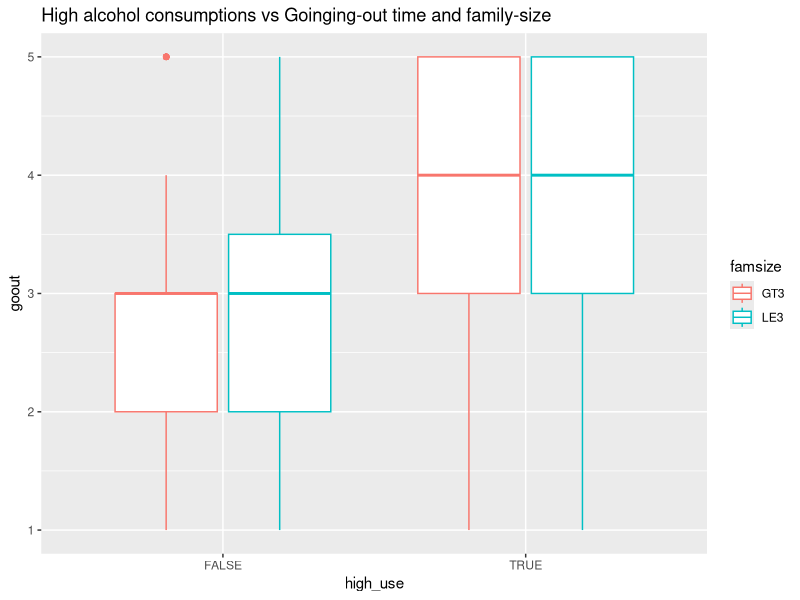
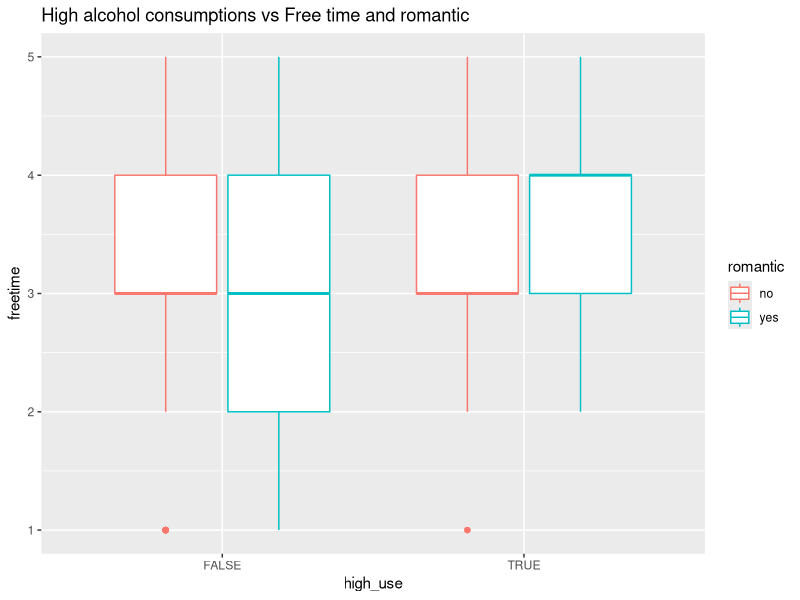
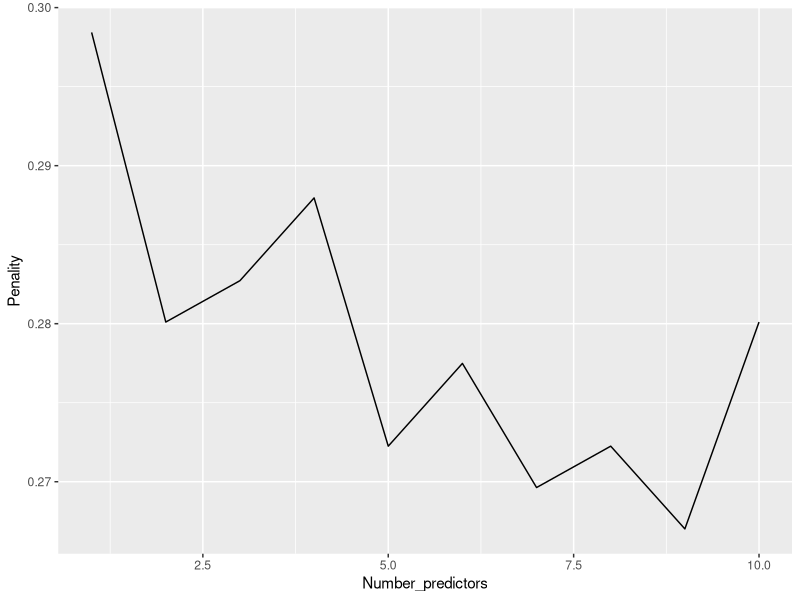

Write R code to recreate these figures, in order.
## ---- chunk 1
library(dplyr)
library(tidyr)
library(ggplot2)
library(boot)
## ---- chunk 2
alc <- read.table('data/alc_data.txt', header=TRUE)
glimpse(alc)
colnames(alc)
## ---- chunk 3
my_var <- c("famsize" , "romantic", "freetime","goout")
my_model <- glm(high_use ~ famsize + romantic + freetime + goout, data = alc, family = "binomial")
## ---- chunk 4
alc_data <- select(alc, one_of(c(my_var,"high_use")))
summary(alc_data)
ggplot(alc_data, aes(x = high_use, y = goout, col = famsize)) +geom_boxplot() + ggtitle("High alcohol consumptions vs Goinging-out time and family-size")
ggplot(alc_data, aes(x = high_use, y = freetime, col = romantic)) + geom_boxplot() + ggtitle("High alcohol consumptions vs Free time and romantic")
## ---- chunk 5
log_model <- glm(high_use ~ famsize + romantic + freetime + goout, data = alc_data, family = "binomial")
summary(log_model)
OR <- coef(log_model) %>% exp
CI <- confint(log_model) %>% exp
cbind(OR,CI)
## ---- chunk 6
log_model2 <- glm(high_use ~ goout, data = alc_data, family = "binomial")
probabilities <- predict(log_model2, type = "response")
alc_data <- mutate(alc_data, probability = probabilities)
alc_data <- mutate(alc_data, prediction = probability > 0.5)
table(high_use = alc_data$high_use, prediction = alc_data$prediction)
loss_func <- function(class, prob) {
  n_wrong <- abs(class - prob) > 0.5
  mean(n_wrong)
}
loss_func(class = alc_data$high_use, prob = alc_data$probability)

log_model3 <- glm(high_use ~ freetime, data = alc_data, family = "binomial")
probabilities <- predict(log_model3, type = "response")
alc_data <- mutate(alc_data, probability = probabilities)
alc_data <- mutate(alc_data, prediction = probability > 0.5)
table(high_use = alc_data$high_use, prediction = alc_data$prediction)
loss_func <- function(class, prob) {
  n_wrong <- abs(class - prob) > 0.5
  mean(n_wrong)
}
loss_func(class = alc_data$high_use, prob = alc_data$probability)
## ---- chunk 7
cv <- cv.glm(data = alc_data, cost = loss_func, glmfit = log_model2, K = 10)
cv$delta[1]
## ---- chunk 8
get_log_model <- function(mydata){
  mymod <- glm(high_use ~ ., data = mydata, family = "binomial")
  cv <- cv.glm(data = mydata, cost = loss_func, glmfit = mymod, K = 10)
  return(cv$delta[1])
}

cv_values <- c()
cnames <- c("famrel", "internet", "age", "paid", "school", "Pstatus", "famsup", "romantic", "absences", "address")
predictors <- cnames
for( i in length(predictors):1){
    tempdata <- select(alc, one_of(c(predictors[i:length(predictors)],"high_use")))
    cv_values[i] <- get_log_model(tempdata)
}

results <- as.data.frame(cbind(Number_predictors = 10:1, Penality = cv_values))
ggplot(results, aes(x = Number_predictors, y = Penality))+geom_line()
